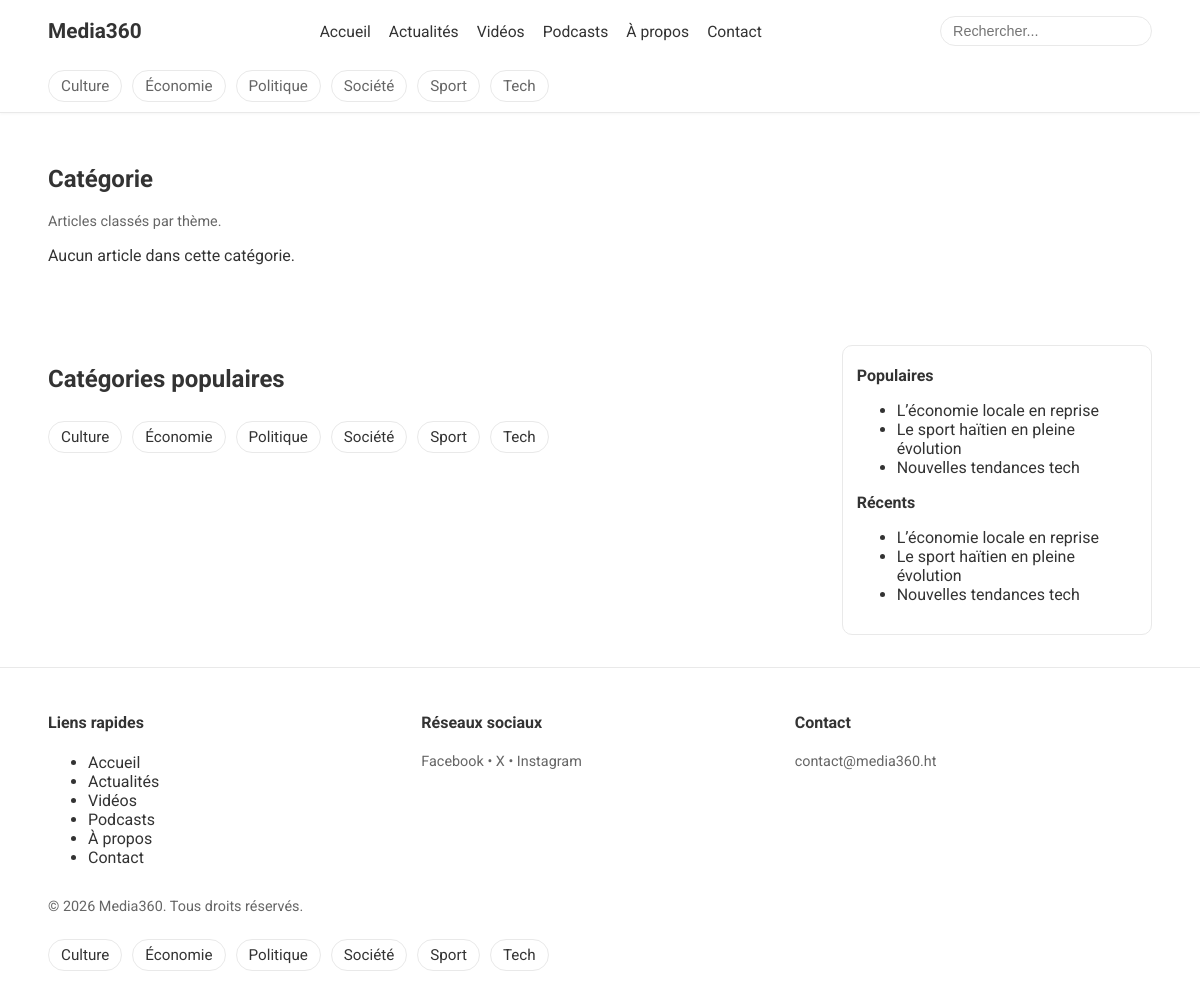
The page /categorie.php on the database its author committed.
### tables this page shows
CREATE TABLE categories (
  id INT AUTO_INCREMENT PRIMARY KEY,
  name VARCHAR(100) NOT NULL,
  slug VARCHAR(120) NOT NULL UNIQUE,
  created_at TIMESTAMP DEFAULT CURRENT_TIMESTAMP
);

CREATE TABLE articles (
  id INT AUTO_INCREMENT PRIMARY KEY,
  title VARCHAR(255) NOT NULL,
  slug VARCHAR(255) NOT NULL UNIQUE,
  excerpt TEXT,
  content LONGTEXT NOT NULL,
  image_url VARCHAR(255),
  user_id INT NOT NULL,
  category_id INT,
  status ENUM('draft','published') DEFAULT 'draft',
  views INT DEFAULT 0,
  published_at TIMESTAMP NULL,
  created_at TIMESTAMP DEFAULT CURRENT_TIMESTAMP,
  CONSTRAINT fk_articles_user FOREIGN KEY (user_id) REFERENCES users(id),
  CONSTRAINT fk_articles_category FOREIGN KEY (category_id) REFERENCES categories(id)
);

### categorie.php (called while the page is built)
<?php
require_once __DIR__ . '/category.php';

### config/db.php (called while the page is built, shortened)
<?php
$baseUrl = getenv('BASE_URL');
if (!$baseUrl) {
    $baseUrl = '/media';
}
$baseUrl = '/' . trim($baseUrl, '/');
function base_url($path = '')
{
    global $baseUrl;
    $path = ltrim($path, '/');
    return $baseUrl . '/' . $path;
}

### category.php (the view, shortened to what this page needs)
<?php
require_once __DIR__ . '/config/db.php';
function e($value)
{
    return htmlspecialchars((string)$value, ENT_QUOTES, 'UTF-8');
}
$pdo = db();
$category = null;
$articles = [];
$recent_articles = [];
$popular_articles = [];
$categories = [];
$slug = trim($_GET['slug'] ?? '');
$page = isset($_GET['page']) ? max(1, (int)$_GET['page']) : 1;
$totalPages = 1;
if ($pdo) {
    try {
        $stmt = $pdo->prepare("SELECT id, name, slug FROM categories WHERE slug = :slug LIMIT 1");
        $stmt->execute([':slug' => $slug]);
        $category = $stmt->fetch();
        $stmt = $pdo->prepare("SELECT id, name, slug FROM categories ORDER BY name ASC");
        $stmt->execute();
        $categories = $stmt->fetchAll();
        $stmt = $pdo->prepare("SELECT id, title, slug, image_url, excerpt, content, published_at FROM articles WHERE status = 'published' ORDER BY published_at DESC LIMIT 5");
        $stmt->execute();
        $recent_articles = $stmt->fetchAll();
        $stmt = $pdo->prepare("SELECT id, title, slug, image_url, excerpt, content, views, published_at FROM articles WHERE status = 'published' ORDER BY views DESC, published_at DESC LIMIT 5");
        $stmt->execute();
        $popular_articles = $stmt->fetchAll();
    } catch (Throwable $e) {
    }
}
include __DIR__ . '/includes/header.php';
?>
<section class="section">
  <div class="container">
    <h1><?php echo e($category['name'] ?? 'Catégorie'); ?></h1>
    <p class="meta">Articles classés par thème.</p>
    <?php if (!empty($articles)): ?>
      <div class="grid grid-3">
        <?php foreach ($articles as $article): ?>
          <article class="card">
            <?php if (!empty($article['image_url'])): ?>
              <img src="<?php echo e($article['image_url']); ?>" alt="<?php echo e($article['title']); ?>" loading="lazy" />
            <?php endif; ?>
            <div class="card-body">
              <h3><?php echo e($article['title'] ?? ''); ?></h3>
              <p><?php echo e(make_excerpt($article['excerpt'] ?? $article['content'] ?? '')); ?></p>
              <a class="btn" href="<?php echo e(base_url('article.php?slug=' . ($article['slug'] ?? ''))); ?>">Lire la suite</a>
            </div>
          </article>
        <?php endforeach; ?>
      </div>
      <div class="section">
        <?php if ($page > 1): ?>
          <a class="btn" href="<?php echo e(base_url('category.php?slug=' . $slug . '&page=' . ($page - 1))); ?>">Page précédente</a>
        <?php endif; ?>
        <?php if ($page < $totalPages): ?>
          <a class="btn" href="<?php echo e(base_url('category.php?slug=' . $slug . '&page=' . ($page + 1))); ?>">Page suivante</a>
        <?php endif; ?>
        <span class="meta">Page <?php echo e($page); ?> / <?php echo e($totalPages); ?></span>
      </div>
    <?php else: ?>
      <p>Aucun article dans cette catégorie.</p>
    <?php endif; ?>
  </div>
</section>
<section class="section">
  <div class="container">
    <div class="layout-with-sidebar">
      <div>
        <h2>Catégories populaires</h2>
        <div class="category-bar">
          <?php foreach ($categories as $cat): ?>
            <a href="<?php echo e(base_url('category.php?slug=' . ($cat['slug'] ?? ''))); ?>"><?php echo e($cat['name'] ?? ''); ?></a>
          <?php endforeach; ?>
        </div>
      </div>
      <aside class="sidebar">
        <h4>Populaires</h4>
        <ul>
          <?php foreach (array_slice($popular_articles, 0, 3) as $pop): ?>
            <li><a href="<?php echo e(base_url('article.php?slug=' . ($pop['slug'] ?? ''))); ?>"><?php echo e($pop['title'] ?? ''); ?></a></li>
          <?php endforeach; ?>
        </ul>
        <h4>Récents</h4>
        <ul>
          <?php foreach (array_slice($recent_articles, 0, 3) as $rec): ?>
            <li><a href="<?php echo e(base_url('article.php?slug=' . ($rec['slug'] ?? ''))); ?>"><?php echo e($rec['title'] ?? ''); ?></a></li>
          <?php endforeach; ?>
        </ul>
      </aside>
    </div>
  </div>
</section>
<?php include __DIR__ . '/includes/footer.php';

### includes/header.php (shortened to what this page needs)
?><!DOCTYPE html>
<html lang="fr">
<head>
  <link rel="stylesheet" href="<?php echo e(base_url('assets/styles.css')); ?>" />
</head>
<body>
<header class="site-header">
  <div class="container header-row">
    <div class="logo">Media360</div>
    <nav class="main-nav" aria-label="Menu principal" id="main-nav">
      <a href="<?php echo e(base_url('index.php')); ?>">Accueil</a>
      <a href="<?php echo e(base_url('articles.php')); ?>">Actualités</a>
      <a href="<?php echo e(base_url('videos.php')); ?>">Vidéos</a>
      <a href="<?php echo e(base_url('podcasts.php')); ?>">Podcasts</a>
      <a href="<?php echo e(base_url('about.php')); ?>">À propos</a>
      <a href="<?php echo e(base_url('contact.php')); ?>">Contact</a>
    </nav>
    <form class="search-bar" method="get" action="<?php echo e(base_url('search.php')); ?>">
      <input type="text" name="q" placeholder="Rechercher..." />
    </form>
  </div>
  <?php
    $isCategoryPage = str_ends_with($_SERVER['SCRIPT_NAME'] ?? '', 'categorie.php');
    $activeCategorySlug = $isCategoryPage ? ($_GET['slug'] ?? '') : '';
  ?>
  <div class="container nav-categories category-bar" id="nav-categories">
    <?php foreach ($categories as $cat): ?>
      <?php $isActive = ($activeCategorySlug !== '' && ($cat['slug'] ?? '') === $activeCategorySlug); ?>
      <a class="<?php echo $isActive ? 'active' : ''; ?>" href="<?php echo e(base_url('categorie.php?slug=' . ($cat['slug'] ?? ''))); ?>">
        <?php echo e($cat['name'] ?? ''); ?>
      </a>
    <?php endforeach; ?>
  </div>
</header>
<main>

### includes/footer.php (shortened to what this page needs)
</main>
<footer class="site-footer">
  <div class="container">
    <div class="grid grid-3">
      <div>
        <h4>Liens rapides</h4>
        <ul>
          <li><a href="<?php echo e(base_url('index.php')); ?>">Accueil</a></li>
          <li><a href="<?php echo e(base_url('articles.php')); ?>">Actualités</a></li>
          <li><a href="<?php echo e(base_url('videos.php')); ?>">Vidéos</a></li>
          <li><a href="<?php echo e(base_url('podcasts.php')); ?>">Podcasts</a></li>
          <li><a href="<?php echo e(base_url('about.php')); ?>">À propos</a></li>
          <li><a href="<?php echo e(base_url('contact.php')); ?>">Contact</a></li>
        </ul>
      </div>
      <div>
        <h4>Réseaux sociaux</h4>
        <p class="meta">Facebook • X • Instagram</p>
      </div>
      <div>
        <h4>Contact</h4>
        <p class="meta">contact@media360.ht</p>
      </div>
    </div>
    <p class="meta">&copy; <?php echo date('Y'); ?> <a href="<?php echo e(base_url('login.php')); ?>"><?php echo e($site_name ?? 'Media360'); ?></a>. Tous droits réservés.</p>
  </div>
  <?php if (!empty($categories)): ?>
    <div class="container category-bar" style="padding-top:10px;">
      <?php foreach ($categories as $cat): ?>
        <a href="<?php echo e(base_url('categorie.php?slug=' . ($cat['slug'] ?? ''))); ?>"><?php echo e($cat['name'] ?? ''); ?></a>
      <?php endforeach; ?>
    </div>
  <?php endif; ?>
</footer>
</body>
</html>

### assets/styles.css (style rules this page uses)
:root { --bg: #ffffff; --ink: #333333; --muted: #666666; --accent: #00d2ff; --card: #f5f5f5; --line: #e9e9e9; }
* { box-sizing: border-box; }
body { margin: 0; font-family: "Roboto", "Helvetica Neue", Arial, sans-serif; color: var(--ink); background: var(--bg); }
a { color: inherit; text-decoration: none; }
.container { width: min(1120px, 92%); margin: 0 auto; }
header.site-header { position: sticky; top: 0; z-index: 10; background: #fff; border-bottom: 1px solid var(--line); box-shadow: 0 1px 3px rgba(0,0,0,0.04); }
.header-row { display: flex; align-items: center; justify-content: space-between; padding: 16px 0; gap: 12px; }
.logo { font-weight: 700; font-size: 1.3rem; }
nav.main-nav { display: flex; gap: 18px; align-items: center; flex-wrap: wrap; font-size: 0.98rem; }
.search-bar { display: flex; align-items: center; }
.search-bar input { border: 1px solid var(--line); border-radius: 999px; padding: 6px 12px; font-size: 0.9rem; }
.nav-categories { display: flex; gap: 10px; flex-wrap: wrap; color: var(--muted); font-size: 0.95rem; }
.category-bar { display: flex; gap: 10px; overflow-x: auto; -webkit-overflow-scrolling: touch; padding: 8px 0 10px; scrollbar-width: thin; }
.category-bar a { white-space: nowrap; border: 1px solid var(--line); background: #fff; padding: 6px 12px; border-radius: 999px; font-size: 0.95rem; }
.section { padding: 32px 0; }
.grid { display: grid; gap: 16px; }
.grid-3 { grid-template-columns: repeat(3, minmax(0, 1fr)); }
.meta { color: var(--muted); font-size: 0.9rem; }
.layout-with-sidebar { display: grid; gap: 18px; grid-template-columns: 2.5fr 1fr; }
aside.sidebar { background: #fff; border: 1px solid var(--line); border-radius: 10px; padding: 14px; }
.sidebar h4 { margin: 6px 0 8px; }
footer.site-footer { border-top: 1px solid var(--line); padding: 24px 0; background: #fff; }

### rows shown on the page
categories: name "Culture"
categories: name "Économie"
categories: name "Politique"
categories: name "Société"
categories: name "Sport"
categories: name "Tech"
articles: title "L’économie locale en reprise"
articles: title "Le sport haïtien en pleine évolution"
articles: title "Nouvelles tendances tech"

### other values the page prints
$category['name'] "Catégorie"
$site_name "Media360"
